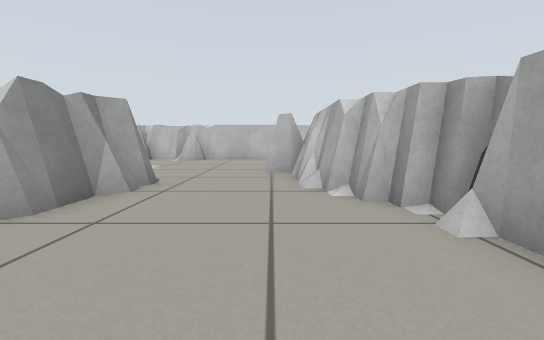
View 1 (above)

15 first-person views from a walk through a robot-simulator world made for Gazebo. The camera is 0.46 m above the floor, tilts 6° down and sees 90° across. The floor is counted in squares, 0.5 m on a side. Each view is taken from the middle of a square. On the plan, view 1 faces up. The plan holds only what a view shows up to about 11 squares ahead; the rest is blank. The place goes on beyond the plan.

View 2
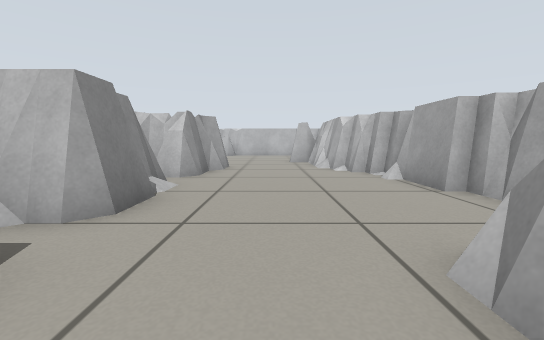

View 3
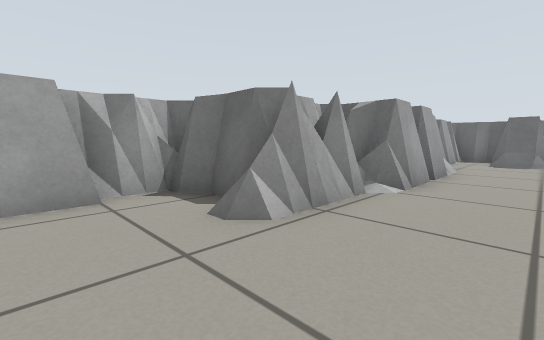

View 4
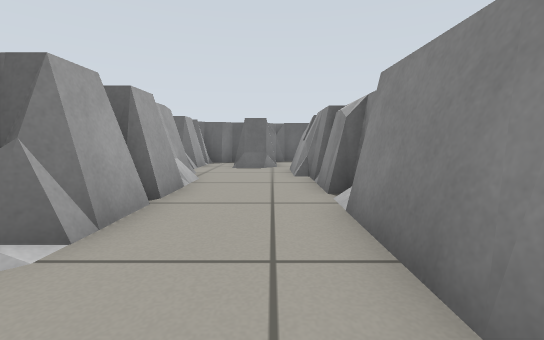

View 5
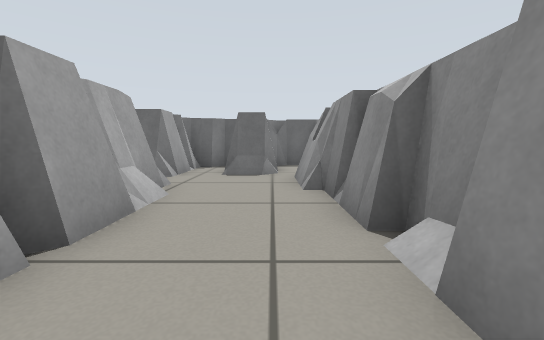

View 6
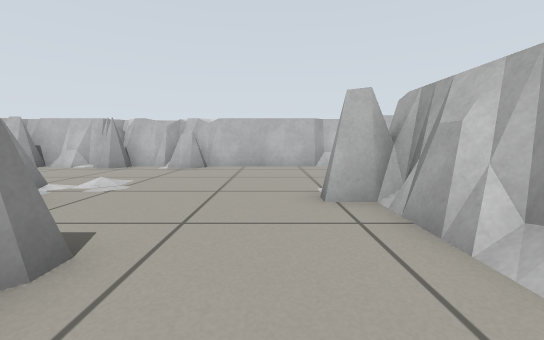

View 7
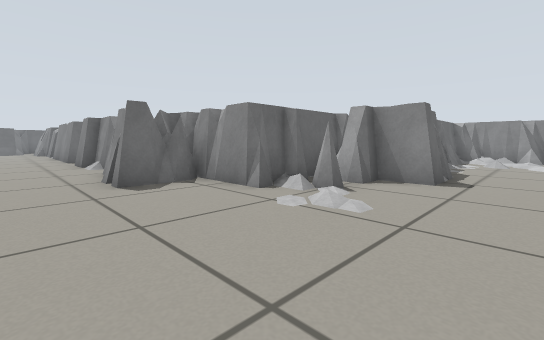

View 8
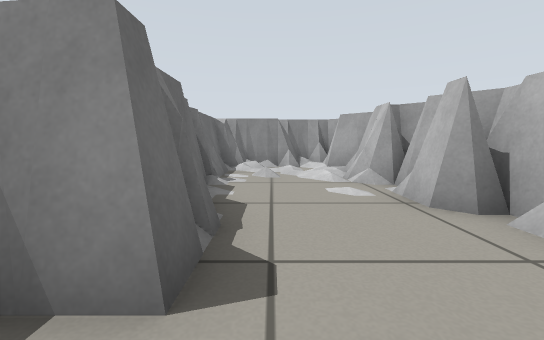

View 9
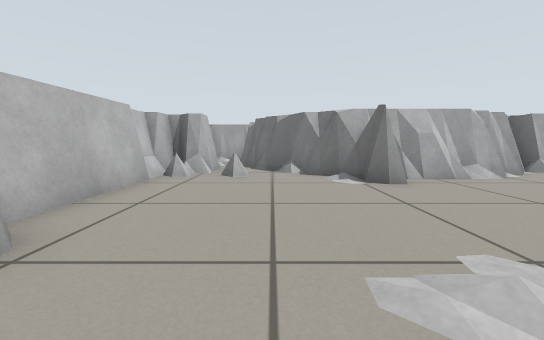

View 10
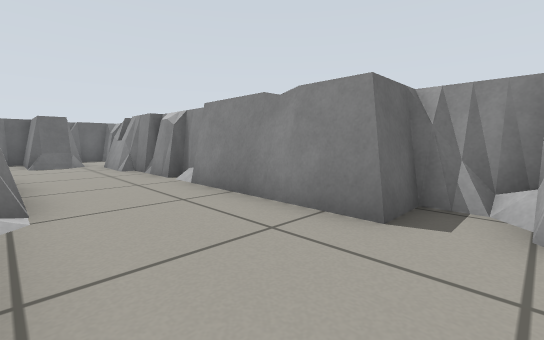

View 11
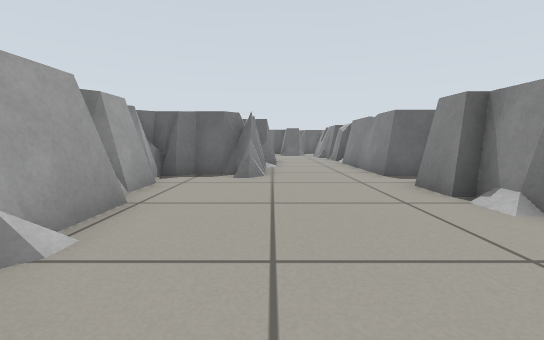

View 12
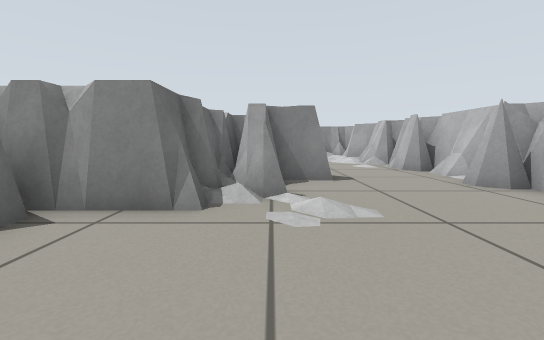

View 13
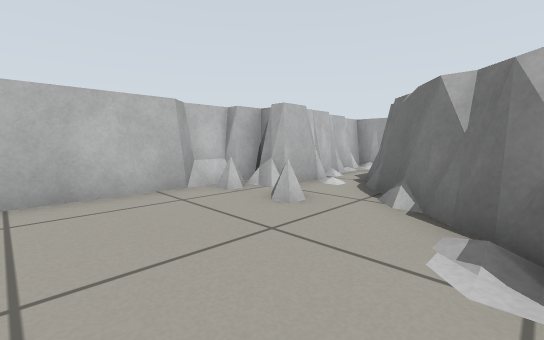

View 14
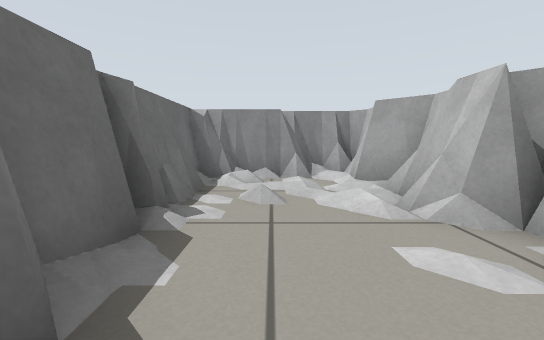

View 15
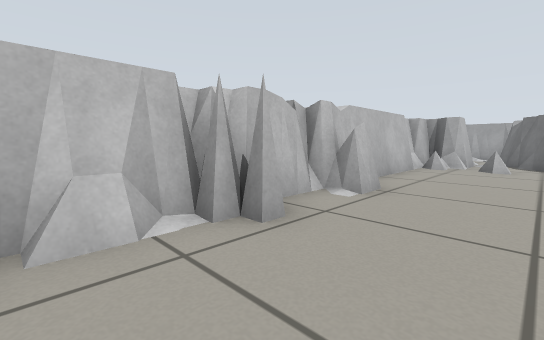

### Floor plan
Key: @ floor where view 1 was taken; # wall or solid block; . main floor; : floor 0.05 m higher than the main floor; / step, stairs or slope; = window, fence, low wall or low ledge.
Columns run from 17 left of view 1 to 3 right of it. Each row starts with its distance up from view 1.
 14 #####################
 13 ###=##.......=....=##
 12 #=..:.............==#
 11 ##.................##
 10  #/=.==###=........#
  9  ####### ###=....###
  8           ###....##
  7            ##.....#
  6             ###...#
  5              ##...##
  4              ##....#
  3              ##....#
  2              #=....##
  1              #=....##
  0              ##..@..#
 -1              ##.....#
 -2               #..==.#
 -3               #..####
 -4               #..##
 -5               #..#
 -6               #..#
 -7               #..#
 -8               #..#
 -9               #..##
-10               #..##
-11               #...
-12               #...#
-13               =##.#
-14                 #.#
-15                 ###

Positions as (right, up) in squares from view 1, and headings:
1: (0, 0), facing up
2: (-1, -4), facing up
3: (-2, 0), facing down-right
4: (-2, -3), facing down
5: (-2, -5), facing down
6: (-1, 4), facing up
7: (-1, 12), facing down-left
8: (-6, 11), facing left
9: (-6, 11), facing right
10: (0, -1), facing down-left
11: (0, 5), facing down
12: (-1, 9), facing left
13: (-2, 9), facing up-right
14: (-9, 11), facing left
15: (-9, 11), facing up-right
